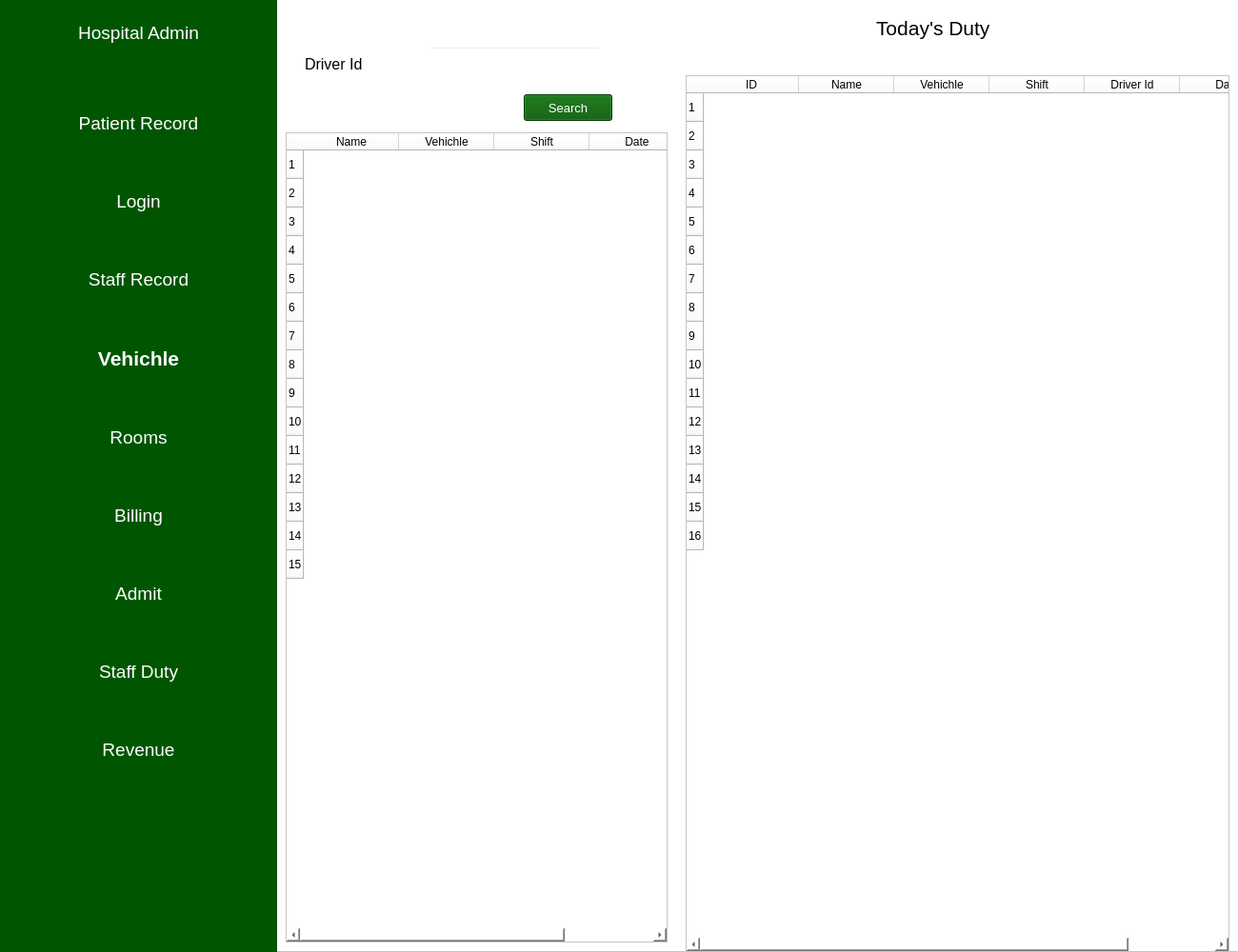
<?xml version="1.0" encoding="UTF-8"?>
<ui version="4.0">
 <class>MainWindow</class>
 <widget class="QMainWindow" name="MainWindow">
  <property name="geometry">
   <rect>
    <x>0</x>
    <y>0</y>
    <width>1300</width>
    <height>1000</height>
   </rect>
  </property>
  <property name="windowTitle">
   <string>MainWindow</string>
  </property>
  <property name="styleSheet">
   <string notr="true">background-color: rgb(255,255,255);</string>
  </property>
  <widget class="QWidget" name="MainWidget">
   <widget class="QFrame" name="frame">
    <property name="geometry">
     <rect>
      <x>0</x>
      <y>-1</y>
      <width>1301</width>
      <height>1001</height>
     </rect>
    </property>
    <property name="frameShape">
     <enum>QFrame::StyledPanel</enum>
    </property>
    <property name="frameShadow">
     <enum>QFrame::Raised</enum>
    </property>
    <widget class="QLabel" name="TodayDutyLabel">
     <property name="geometry">
      <rect>
       <x>920</x>
       <y>10</y>
       <width>191</width>
       <height>41</height>
      </rect>
     </property>
     <property name="font">
      <font>
       <pointsize>16</pointsize>
       <weight>50</weight>
       <bold>false</bold>
      </font>
     </property>
     <property name="styleSheet">
      <string notr="true">background-color: rgba(255, 255, 255, 0);color: rgb(0,0,0);</string>
     </property>
     <property name="text">
      <string>Today's Duty</string>
     </property>
    </widget>
    <widget class="QPushButton" name="SearchBtn">
     <property name="geometry">
      <rect>
       <x>550</x>
       <y>100</y>
       <width>93</width>
       <height>28</height>
      </rect>
     </property>
     <property name="font">
      <font>
       <pointsize>10</pointsize>
      </font>
     </property>
     <property name="styleSheet">
      <string notr="true">color: rgb(255, 255, 255);
background-color: rgb(0,86,0);</string>
     </property>
     <property name="text">
      <string>Search</string>
     </property>
    </widget>
    <widget class="QTableWidget" name="PersonTable">
     <property name="geometry">
      <rect>
       <x>300</x>
       <y>140</y>
       <width>401</width>
       <height>851</height>
      </rect>
     </property>
     <property name="font">
      <font>
       <family>Mongolian Baiti</family>
       <pointsize>10</pointsize>
       <weight>50</weight>
       <italic>false</italic>
       <bold>false</bold>
      </font>
     </property>
     <property name="styleSheet">
      <string notr="true">font: 10pt &quot;Mongolian Baiti&quot;;
color: rgb(0, 0, 0);</string>
     </property>
     <property name="showGrid">
      <bool>false</bool>
     </property>
     <property name="gridStyle">
      <enum>Qt::DashDotDotLine</enum>
     </property>
     <property name="sortingEnabled">
      <bool>true</bool>
     </property>
     <row>
      <property name="text">
       <string>1</string>
      </property>
     </row>
     <row>
      <property name="text">
       <string>2</string>
      </property>
     </row>
     <row>
      <property name="text">
       <string>3</string>
      </property>
     </row>
     <row>
      <property name="text">
       <string>4</string>
      </property>
     </row>
     <row>
      <property name="text">
       <string>5</string>
      </property>
     </row>
     <row>
      <property name="text">
       <string>6</string>
      </property>
     </row>
     <row>
      <property name="text">
       <string>7</string>
      </property>
     </row>
     <row>
      <property name="text">
       <string>8</string>
      </property>
     </row>
     <row>
      <property name="text">
       <string>9</string>
      </property>
     </row>
     <row>
      <property name="text">
       <string>10</string>
      </property>
     </row>
     <row>
      <property name="text">
       <string>11</string>
      </property>
     </row>
     <row>
      <property name="text">
       <string>12</string>
      </property>
     </row>
     <row>
      <property name="text">
       <string>13</string>
      </property>
     </row>
     <row>
      <property name="text">
       <string>14</string>
      </property>
     </row>
     <row>
      <property name="text">
       <string>15</string>
      </property>
     </row>
     <column>
      <property name="text">
       <string>Name</string>
      </property>
     </column>
     <column>
      <property name="text">
       <string>Vehichle</string>
      </property>
     </column>
     <column>
      <property name="text">
       <string>Shift</string>
      </property>
     </column>
     <column>
      <property name="text">
       <string>Date</string>
      </property>
     </column>
    </widget>
    <widget class="QLineEdit" name="DriverIDEdit">
     <property name="geometry">
      <rect>
       <x>450</x>
       <y>50</y>
       <width>181</width>
       <height>31</height>
      </rect>
     </property>
     <property name="styleSheet">
      <string notr="true">background-color: rgba(255, 255, 255, 0);color: rgb(0,0,0);</string>
     </property>
    </widget>
    <widget class="QLabel" name="DriverIdLabel">
     <property name="geometry">
      <rect>
       <x>320</x>
       <y>60</y>
       <width>101</width>
       <height>16</height>
      </rect>
     </property>
     <property name="font">
      <font>
       <pointsize>12</pointsize>
       <weight>50</weight>
       <bold>false</bold>
      </font>
     </property>
     <property name="styleSheet">
      <string notr="true">background-color: rgba(255, 255, 255, 0);color: rgb(0,0,0);</string>
     </property>
     <property name="text">
      <string>Driver Id</string>
     </property>
    </widget>
    <widget class="QTableWidget" name="tableWidget">
     <property name="geometry">
      <rect>
       <x>720</x>
       <y>80</y>
       <width>571</width>
       <height>921</height>
      </rect>
     </property>
     <property name="font">
      <font>
       <family>Mongolian Baiti</family>
       <pointsize>10</pointsize>
       <weight>50</weight>
       <italic>false</italic>
       <bold>false</bold>
      </font>
     </property>
     <property name="styleSheet">
      <string notr="true">font: 10pt &quot;Mongolian Baiti&quot;;
color: rgb(0, 0, 0);</string>
     </property>
     <property name="showGrid">
      <bool>false</bool>
     </property>
     <property name="gridStyle">
      <enum>Qt::DashDotDotLine</enum>
     </property>
     <property name="sortingEnabled">
      <bool>true</bool>
     </property>
     <row>
      <property name="text">
       <string>1</string>
      </property>
     </row>
     <row>
      <property name="text">
       <string>2</string>
      </property>
     </row>
     <row>
      <property name="text">
       <string>3</string>
      </property>
     </row>
     <row>
      <property name="text">
       <string>4</string>
      </property>
     </row>
     <row>
      <property name="text">
       <string>5</string>
      </property>
     </row>
     <row>
      <property name="text">
       <string>6</string>
      </property>
     </row>
     <row>
      <property name="text">
       <string>7</string>
      </property>
     </row>
     <row>
      <property name="text">
       <string>8</string>
      </property>
     </row>
     <row>
      <property name="text">
       <string>9</string>
      </property>
     </row>
     <row>
      <property name="text">
       <string>10</string>
      </property>
     </row>
     <row>
      <property name="text">
       <string>11</string>
      </property>
     </row>
     <row>
      <property name="text">
       <string>12</string>
      </property>
     </row>
     <row>
      <property name="text">
       <string>13</string>
      </property>
     </row>
     <row>
      <property name="text">
       <string>14</string>
      </property>
     </row>
     <row>
      <property name="text">
       <string>15</string>
      </property>
     </row>
     <row>
      <property name="text">
       <string>16</string>
      </property>
     </row>
     <column>
      <property name="text">
       <string>ID</string>
      </property>
     </column>
     <column>
      <property name="text">
       <string>Name</string>
      </property>
     </column>
     <column>
      <property name="text">
       <string>Vehichle</string>
      </property>
     </column>
     <column>
      <property name="text">
       <string>Shift</string>
      </property>
     </column>
     <column>
      <property name="text">
       <string>Driver Id</string>
      </property>
     </column>
     <column>
      <property name="text">
       <string>Date</string>
      </property>
     </column>
    </widget>
    <widget class="QFrame" name="frame_2">
     <property name="geometry">
      <rect>
       <x>0</x>
       <y>0</y>
       <width>291</width>
       <height>1001</height>
      </rect>
     </property>
     <property name="styleSheet">
      <string notr="true">background-color: rgb(0, 86, 0);</string>
     </property>
     <property name="frameShape">
      <enum>QFrame::NoFrame</enum>
     </property>
     <property name="frameShadow">
      <enum>QFrame::Sunken</enum>
     </property>
     <property name="lineWidth">
      <number>3</number>
     </property>
     <widget class="QWidget" name="verticalLayoutWidget">
      <property name="geometry">
       <rect>
        <x>10</x>
        <y>70</y>
        <width>271</width>
        <height>781</height>
       </rect>
      </property>
      <layout class="QVBoxLayout" name="verticalLayout">
       <item>
        <widget class="QPushButton" name="patient_record">
         <property name="font">
          <font>
           <pointsize>14</pointsize>
          </font>
         </property>
         <property name="styleSheet">
          <string notr="true">color: rgb(255, 255, 255);
</string>
         </property>
         <property name="text">
          <string>Patient Record</string>
         </property>
         <property name="flat">
          <bool>true</bool>
         </property>
        </widget>
       </item>
       <item>
        <widget class="QPushButton" name="login">
         <property name="font">
          <font>
           <pointsize>14</pointsize>
          </font>
         </property>
         <property name="styleSheet">
          <string notr="true">color: rgb(255, 255, 255);</string>
         </property>
         <property name="text">
          <string>Login</string>
         </property>
         <property name="flat">
          <bool>true</bool>
         </property>
        </widget>
       </item>
       <item>
        <widget class="QPushButton" name="staff_record">
         <property name="font">
          <font>
           <pointsize>14</pointsize>
          </font>
         </property>
         <property name="styleSheet">
          <string notr="true">color: rgb(255, 255, 255);</string>
         </property>
         <property name="text">
          <string>Staff Record</string>
         </property>
         <property name="flat">
          <bool>true</bool>
         </property>
        </widget>
       </item>
       <item>
        <widget class="QPushButton" name="vehichle">
         <property name="font">
          <font>
           <pointsize>16</pointsize>
           <weight>75</weight>
           <bold>true</bold>
          </font>
         </property>
         <property name="styleSheet">
          <string notr="true">color: rgb(255, 255, 255);</string>
         </property>
         <property name="text">
          <string>Vehichle</string>
         </property>
         <property name="flat">
          <bool>true</bool>
         </property>
        </widget>
       </item>
       <item>
        <widget class="QPushButton" name="rooms">
         <property name="font">
          <font>
           <pointsize>14</pointsize>
          </font>
         </property>
         <property name="styleSheet">
          <string notr="true">color: rgb(255, 255, 255);</string>
         </property>
         <property name="text">
          <string>Rooms</string>
         </property>
         <property name="flat">
          <bool>true</bool>
         </property>
        </widget>
       </item>
       <item>
        <widget class="QPushButton" name="billing">
         <property name="font">
          <font>
           <pointsize>14</pointsize>
          </font>
         </property>
         <property name="styleSheet">
          <string notr="true">color: rgb(255, 255, 255);</string>
         </property>
         <property name="text">
          <string>Billing</string>
         </property>
         <property name="flat">
          <bool>true</bool>
         </property>
        </widget>
       </item>
       <item>
        <widget class="QPushButton" name="admit">
         <property name="font">
          <font>
           <pointsize>14</pointsize>
          </font>
         </property>
         <property name="styleSheet">
          <string notr="true">color: rgb(255, 255, 255);</string>
         </property>
         <property name="text">
          <string>Admit</string>
         </property>
         <property name="flat">
          <bool>true</bool>
         </property>
        </widget>
       </item>
       <item>
        <widget class="QPushButton" name="staff_duty">
         <property name="font">
          <font>
           <pointsize>14</pointsize>
          </font>
         </property>
         <property name="styleSheet">
          <string notr="true">color: rgb(255, 255, 255);</string>
         </property>
         <property name="text">
          <string>Staff Duty</string>
         </property>
         <property name="flat">
          <bool>true</bool>
         </property>
        </widget>
       </item>
       <item>
        <widget class="QPushButton" name="revenue">
         <property name="font">
          <font>
           <pointsize>14</pointsize>
          </font>
         </property>
         <property name="styleSheet">
          <string notr="true">color: rgb(255, 255, 255);</string>
         </property>
         <property name="text">
          <string>Revenue</string>
         </property>
         <property name="flat">
          <bool>true</bool>
         </property>
        </widget>
       </item>
      </layout>
     </widget>
     <widget class="QPushButton" name="hospital_admin">
      <property name="geometry">
       <rect>
        <x>10</x>
        <y>10</y>
        <width>271</width>
        <height>51</height>
       </rect>
      </property>
      <property name="font">
       <font>
        <pointsize>14</pointsize>
       </font>
      </property>
      <property name="styleSheet">
       <string notr="true">color: rgb(255, 255, 255);</string>
      </property>
      <property name="text">
       <string>Hospital Admin</string>
      </property>
      <property name="flat">
       <bool>true</bool>
      </property>
     </widget>
    </widget>
   </widget>
  </widget>
 </widget>
 <resources/>
 <connections/>
</ui>
